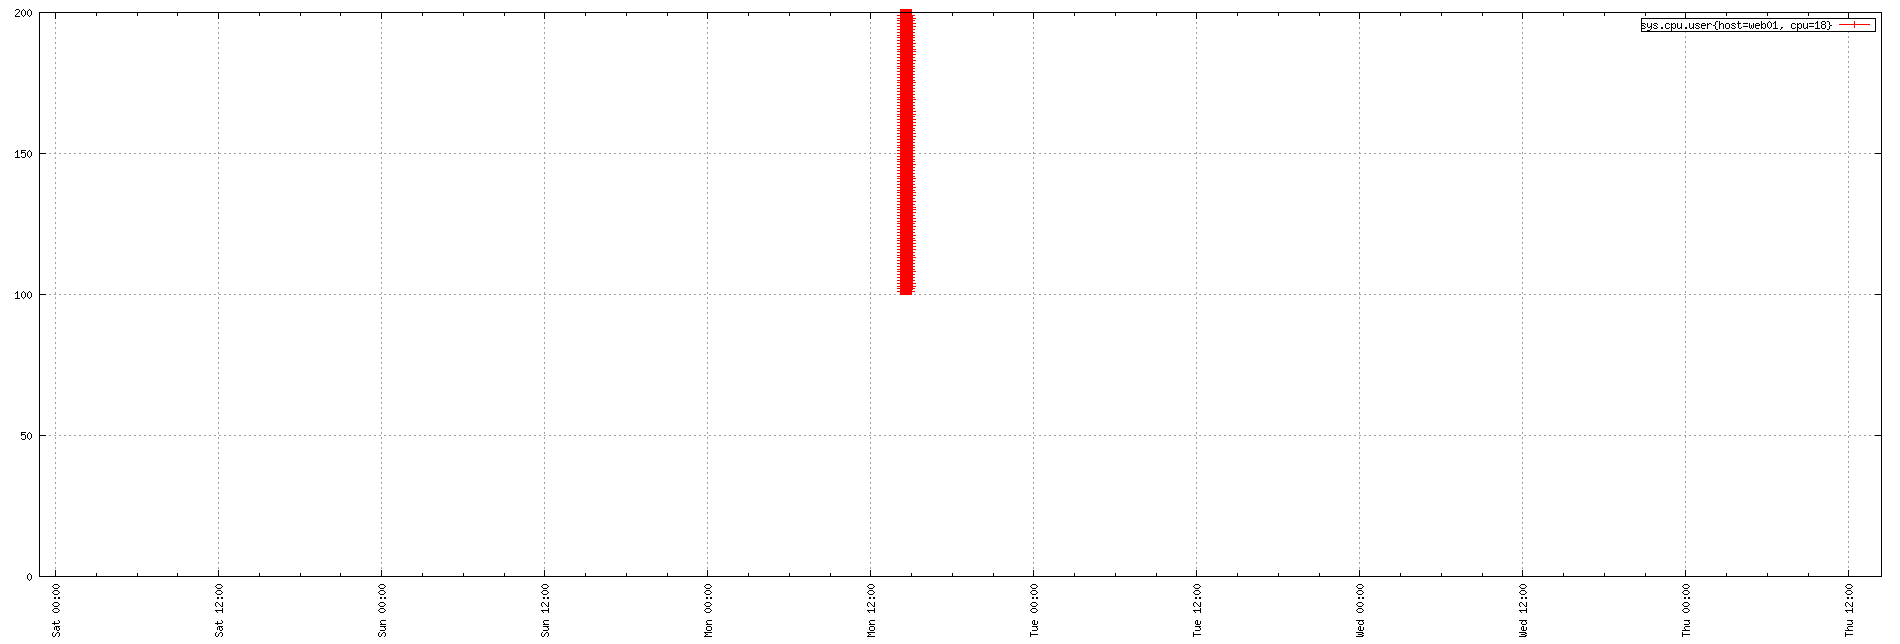

This chart was generated by the following gnuplot code:
set term png small size 1900,644
set xdata time
set timefmt "%s"
if (GPVAL_VERSION < 4.6) set xtics rotate; else set xtics rotate right
set output "${TMPDIR-'tmp'}/tsd/3ebfd2ca.png"
set xrange ["1673650109":"1674138231"]
set format x "%a %H:%M"
set grid
set style data linespoint
set key right box
set yrange [0:]
plot  "${TMPDIR-'tmp'}/tsd/3ebfd2ca_0.dat" using 1:2 title "sys.cpu.user{host=web01, cpu=18}"
